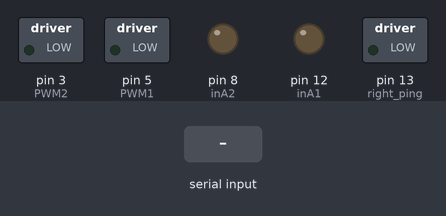
Bench run of a sketch on a simulated Arduino Uno, built with avr-gcc and run on an emulated ATmega328P. Parts: switched loads named in the sketch (green lamp = pin HIGH), output pins drawn as LEDs (lit = HIGH). Inputs (shaded band) come from the test bench.

Above: at 1.2 s.
1.3 s: byte 0 (0) received over Serial
At 2.1 s:
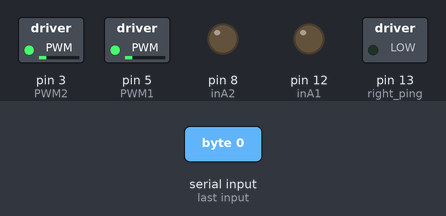
2.8 s: byte 1 (1) received over Serial
At 3.3 s:
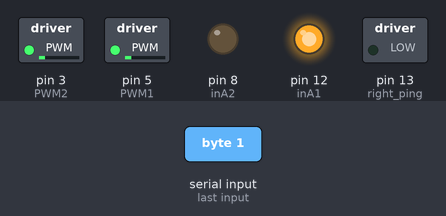
4.3 s: byte 2 (2) received over Serial
At 5.6 s:
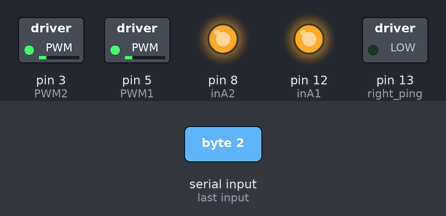
Timing chart, 0 to 7.3 s (numbered marks = the images above; inputs shaded):
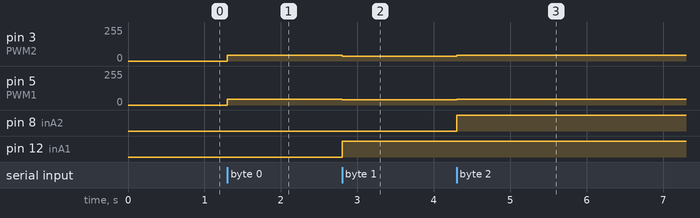

The sketch:

ball_tracking_gross.ino
```cpp
//#include "robotPins.h"
//#include "motorControls.h"

const byte inA1=12;
const byte inB1=11;

//Pins for right motor
const byte inA2=8;
const byte inB2=7;

const byte PWM1=5;  //PWM pin for left motor
const byte PWM2=3;  //PWM pin for right motor

const byte left_ping=8; //Pin for left ping sensor
const byte right_ping=13;  //Pin for right ping sensor
const byte front_ping=12; //Pin for left ping sensor

byte incomingByte=3;
byte buf=3;

void setup() {
  pinMode(inA1, INPUT);
  pinMode(inB2, INPUT);
  pinMode(inA2, INPUT);
  pinMode(inB2, INPUT);
  pinMode(PWM1, INPUT);
  pinMode(PWM2, INPUT);
  pinMode(left_ping, OUTPUT);
  pinMode(right_ping, OUTPUT);
  pinMode(front_ping, OUTPUT);
  Serial.begin(9600);
}

void loop() {
    incomingByte = Serial.read();
    if(buf != incomingByte && incomingByte != -1){
      buf = incomingByte;
      if(incomingByte == 0){
        turn_left(45);
      }
      else if(incomingByte == 1){
        forward(40, 37);
      }
      else if(incomingByte == 2){
        turn_right(45);
      }
      else if(incomingByte == 3){
        wheel_stop();
      }
    }
}

void left_wheel_forward(int speed){  //Move left wheel forward
  digitalWrite(inA1, 1);
  digitalWrite(inB1, 0);
  analogWrite(PWM1, speed);
}

void left_wheel_stop(){ //Stop left wheel
  digitalWrite(inA1, 0);
  digitalWrite(inB1, 0);
  analogWrite(PWM1, 0);
}

void right_wheel_forward(int speed){  //Move right wheel forward
  digitalWrite(inA2, 0);
  digitalWrite(inB2, 1);
  analogWrite(PWM2, speed);
}

void right_wheel_stop(){  //Stop right wheel
  digitalWrite(inA2, 0);
  digitalWrite(inB2, 0);
  analogWrite(PWM2, 0);
}

void right_wheel_backward(int speed){ //Move right wheel backwards
  digitalWrite(inA2, 1);
  digitalWrite(inB2, 0);
  analogWrite(PWM2, speed);
}

void left_wheel_backward(int speed){  //Move left wheel backwards
  digitalWrite(inA1, 0);
  digitalWrite(inB1, 1);
  analogWrite(PWM1, speed);
}

void forward(int leftSpeed, int rightSpeed){  //Move robot forward
  left_wheel_forward(leftSpeed);
  right_wheel_forward(rightSpeed);
}

void backward(int leftSpeed, int rightSpeed){ //Move robot backwards
  left_wheel_backward(leftSpeed);
  right_wheel_backward(rightSpeed);
}

void wheel_stop(){  //Stop robot
  left_wheel_stop();
  right_wheel_stop();
}

void turn_right(int speed){ //Robot pivot right
  left_wheel_forward(speed);
  right_wheel_backward(speed);
}

void turn_left(int speed){  //Robot pivot left
  right_wheel_forward(speed);
  left_wheel_backward(speed);
}
```

Measured:
- after the input at 1.3 s, pin 3 (PWM2), pin 5 (PWM1): 0/255 → 45/255 at once
- after the input at 2.8 s, pin 3 (PWM2): 45/255 → 37/255 at once; pin 5 (PWM1): 45/255 → 40/255 at once; pin 12 (inA1): LOW → HIGH at once
- after the input at 4.3 s, pin 3 (PWM2): 37/255 → 45/255 at once; pin 5 (PWM1): 40/255 → 45/255 at once; pin 8 (inA2): LOW → HIGH at once
